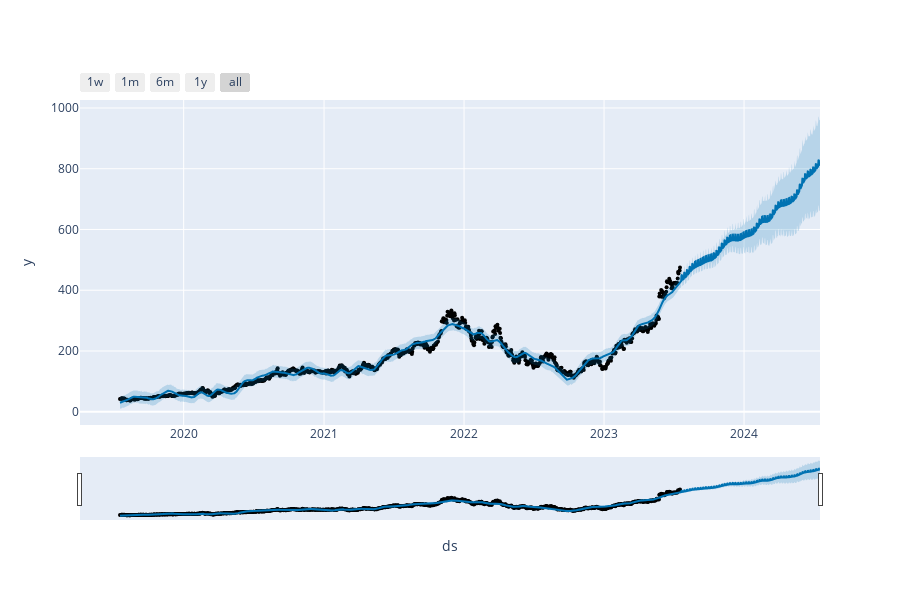

Notebook code for this chart:
### Markdown cell above
We create an interactive plot and get the monthly predictions

### Code cell
from prophet.plot import plot_plotly
plot_plotly(model, prediction)

### Figure 1 — Plotly figure (JSON) as saved in the notebook; plotly's stock layout.template omitted (floating-point values rounded to 4 significant figures; data arrays with more than 128 entries replaced by an {"elided": "..."} marker saying what was removed)
{"data": [{"marker": {"color": "black", "size": 4}, "mode": "markers", "name": "Actual", "type": "scatter", "x": {"elided": "1006 str values"}, "y": {"elided": "1006 float values"}}, {"hoverinfo": "skip", "line": {"width": 0}, "mode": "lines", "type": "scatter", "x": {"elided": "1371 str values"}, "y": {"elided": "1371 float values"}}, {"fill": "tonexty", "fillcolor": "rgba(0, 114, 178, 0.2)", "line": {"color": "#0072B2", "width": 2}, "mode": "lines", "name": "Predicted", "type": "scatter", "x": {"elided": "1371 str values"}, "y": {"elided": "1371 float values"}}, {"fill": "tonexty", "fillcolor": "rgba(0, 114, 178, 0.2)", "hoverinfo": "skip", "line": {"width": 0}, "mode": "lines", "type": "scatter", "x": {"elided": "1371 str values"}, "y": {"elided": "1371 float values"}}], "layout": {"height": 600, "showlegend": false, "width": 900, "xaxis": {"rangeselector": {"buttons": [{"count": 7, "label": "1w", "step": "day", "stepmode": "backward"}, {"count": 1, "label": "1m", "step": "month", "stepmode": "backward"}, {"count": 6, "label": "6m", "step": "month", "stepmode": "backward"}, {"count": 1, "label": "1y", "step": "year", "stepmode": "backward"}, {"step": "all"}]}, "rangeslider": {"visible": true}, "title": {"text": "ds"}, "type": "date"}, "yaxis": {"title": {"text": "y"}}}}
